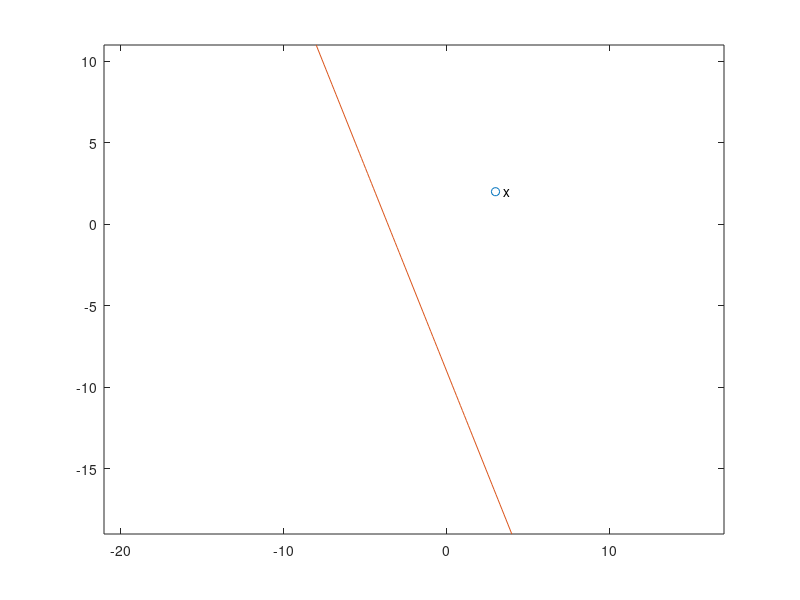

Write MATLAB code to recreate this figure. (Note: this script raises an error after producing the figure.)
close all; clc;

origin=[0 0]';
x = [3 2]';
v0 = [-2 -4]'; % offset
v = [-2 5]'; % slope
t=linspace(-3,3);

A=-v.*t+v0;


figure(1);

%l2 norm
xlabel('x');
ylabel('y');
plot(3,2,'o');
text(3.5,2,'x');
hold on
plot(A(1,:), A(2,:));
axis equal;
l2_norm=sqrt(dot(A-x,A-x));
[~,ind2]=min(l2_norm);
drawcircle(x(1, :), x(2, :), l2_norm(ind2))
plot(A(1,ind2),A(2,ind2),'o');
text(A(1,ind2)-2,A(2,ind2),'y_(_2_)');
axis equal;
axis([-15 15 -15 15])
title('l2 norm ball');

figure(2);
%l1 norm
subplot(1,2,1);
xlabel('x');
ylabel('y');
plot(3,2,'o');
text(3.5,2,'x');
hold on
plot(A(1,:), A(2,:));
axis equal;
l1_norm=sum(abs(A-x));
[~,ind1]=min(l1_norm);
drawdiamond(x(1, :), x(2, :), l1_norm(ind1))
plot(A(1,ind1),A(2,ind1),'o');
text(A(1,ind2)-2,A(2,ind2),'y_(_2_)');
axis equal;
axis([-15 15 -15 15])
title('l1 norm ball');

%linf norm
subplot(1,2,2);
xlabel('x');
ylabel('y');
plot(3,2,'o');
text(3.5,2,'x');
hold on
plot(A(1,:), A(2,:));
axis equal;
linf_norm=max(abs(A-x));
[~,ind_inf]=min(linf_norm);
drawsquare(x(1, :), x(2, :), linf_norm(ind_inf))
plot(A(1,ind_inf),A(2,ind_inf),'o');
text(A(1,ind2)-2,A(2,ind2),'y_(_2_)');
axis equal;
axis([-15 15 -15 15])
title('linf norm ball');

function drawcircle(x,y,r)
%(x,y) -center
%r - radius
th = 0:pi/50:2*pi;
xunit = r * cos(th) + x;
yunit = r * sin(th) + y;
plot(xunit, yunit);
end

function drawdiamond(x,y,r)
%(x,y) -center
%r - from center to vertices
ver=[x-r y;x y-r;x+r y;x y+r];
pgon=polyshape(ver);
plot(pgon);
end

function drawsquare(x,y,r)
%(x,y) -center
%r - from center to 4 sides
ver=[x-r y+r;x-r y-r;x+r y-r;x+r y+r];
pgon=polyshape(ver);
plot(pgon);
end